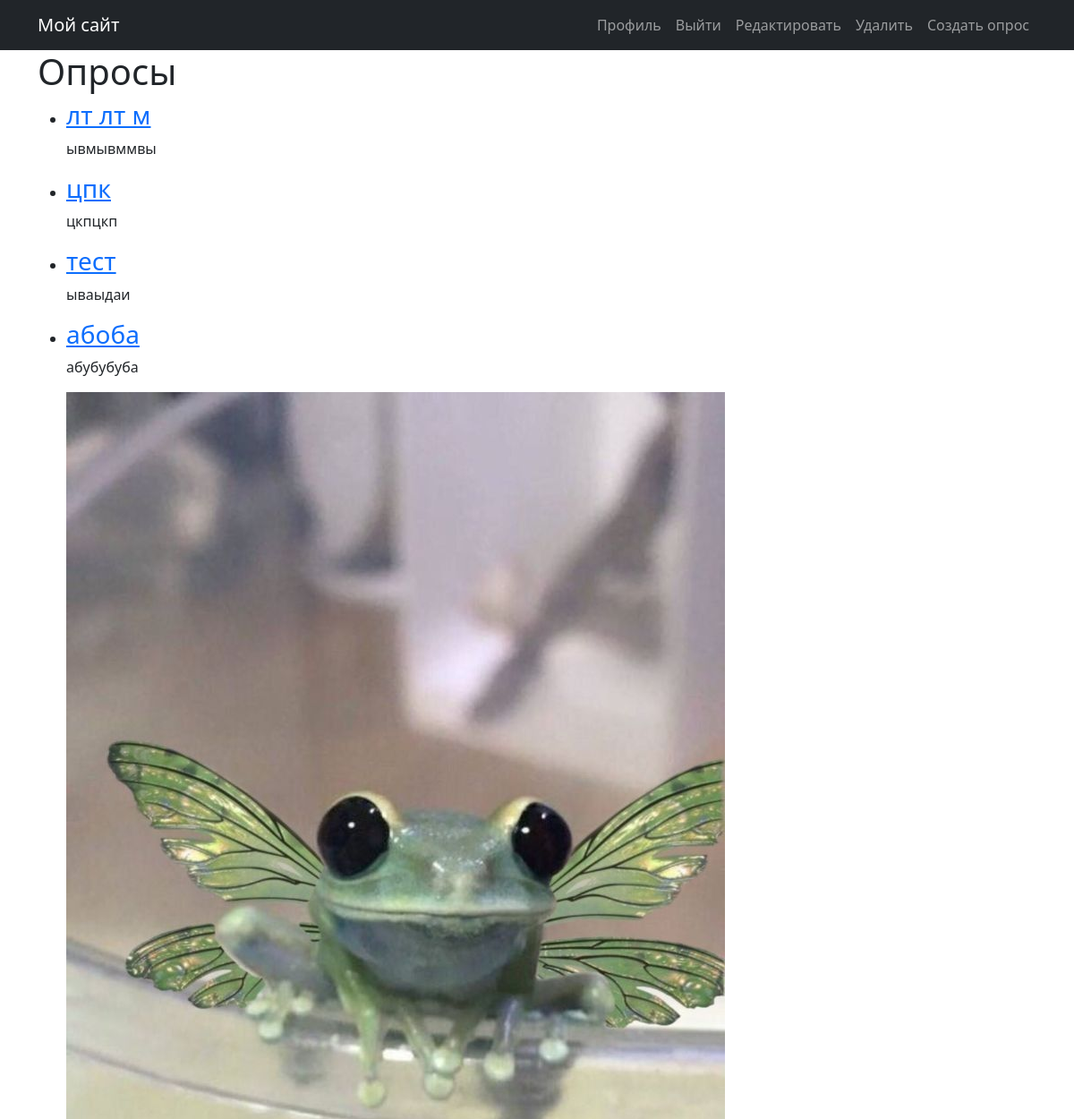
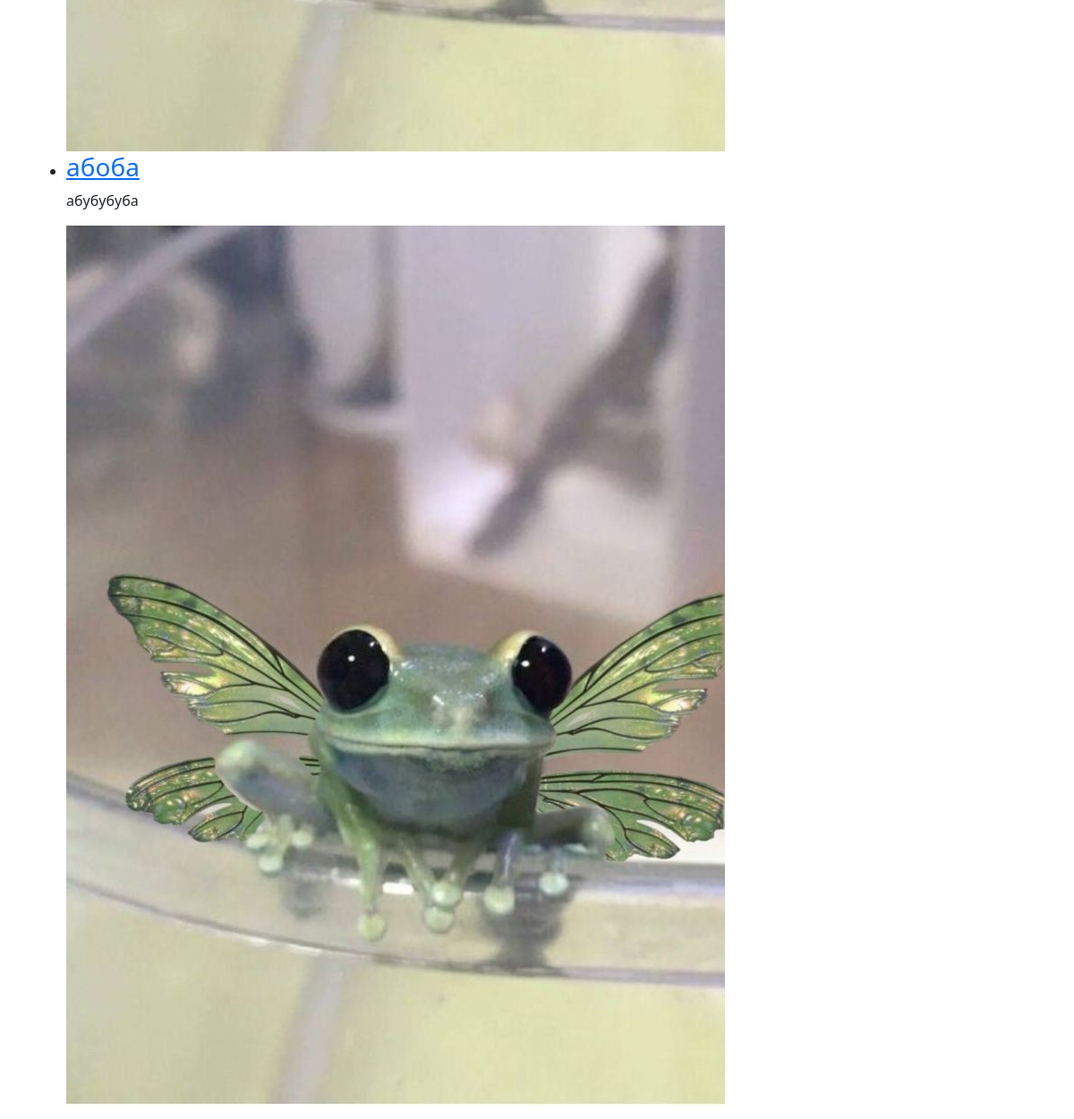
The page /polls/ (signed in) on the database its author committed (2 pictures, top to bottom).
### polls/models.py (models this page shows, shortened)
class Question(models.Model):
    question_text = models.CharField( verbose_name="название", max_length=200)
    description_short = models.CharField( max_length=300, verbose_name="Краткое описание", blank=True)
    description_full = models.TextField(verbose_name="Полное описание", blank=True)
    image = models.ImageField(upload_to='polls/images/', verbose_name="Изображение", blank=True, null=True)
    pub_date = models.DateTimeField('date published', auto_now_add=True)
    expires_at = models.DateTimeField( verbose_name= "Истекает в",  null=True, blank=True)
    author = models.ForeignKey(User, on_delete=models.CASCADE, related_name='questions')

### polls/views.py (the view)
# urls.py: path('', views.IndexView.as_view(), name='index'),
class IndexView(generic.ListView):
    template_name = 'polls/index.html'
    context_object_name = 'latest_question_list'
    def get_queryset(self):
        now = timezone.now()
        if self.request.user.is_staff:
            return Question.objects.order_by('-pub_date')
        return Question.objects.filter(expires_at__isnull=True, pub_date__lte=now).order_by('-pub_date')

### polls/templates/polls/index.html
{% extends "base_generic.html" %}
{% block content %}
  <h1>Опросы</h1>
  {% if latest_question_list %}
    <ul>
      {% for question in latest_question_list %}
        <li>
          <h3><a href="{% url 'polls:detail' question.id %}">{{ question.question_text }}</a></h3>
          {% if question.description_short %}
            <p>{{ question.description_short }}</p>
          {% endif %}
          {% if question.image %}
            <img src="{{ question.image.url }}" alt="Изображение к вопросу">
          {% endif %}
        </li>
      {% endfor %}
    </ul>
  {% else %}
    <p>Нет доступных опросов.</p>
  {% endif %}
{% endblock %}

### rows shown on the page
Question: question_text "лт лт м", description_short "ывмывммвы"
Question: question_text "цпк", description_short "цкпцкп"
Question: question_text "тест", description_short "ываыдаи"
Question: question_text "абоба", description_short "абубубуба", image (picture)
Question: question_text "абоба", description_short "абубубуба", image (picture)
